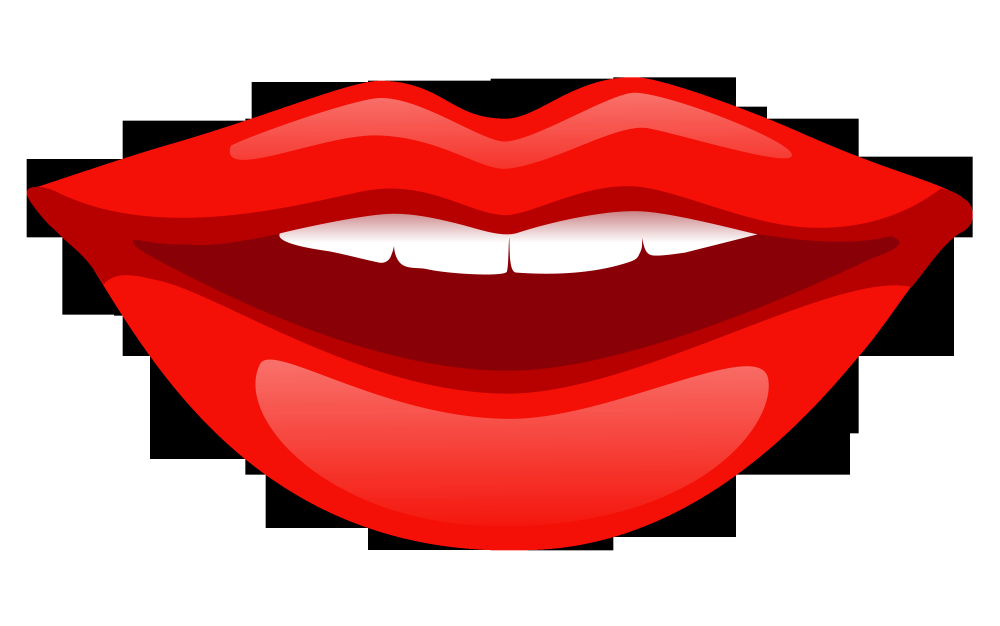
#> input picture images/lips2.png, 3000 x 1878 px (shown at 1/3 size)
$ python snappy_lips.py
#> lines starting #> are read from the running program, lines starting #| are printed output that depends on the picture
#classes and subclasses to import
import cv2
import numpy as np


def blend_transparent(face_img, overlay_t_img):
    # Split out the transparency mask from the colour info
    overlay_img = overlay_t_img[:,:,:3] # Grab the BRG planes
    overlay_mask = overlay_t_img[:,:,3:]  # And the alpha plane

    # Again calculate the inverse mask
    background_mask = 255 - overlay_mask

    # Turn the masks into three channel, so we can use them as weights
    overlay_mask = cv2.cvtColor(overlay_mask, cv2.COLOR_GRAY2BGR)
    background_mask = cv2.cvtColor(background_mask, cv2.COLOR_GRAY2BGR)

    # Create a masked out face image, and masked out overlay
    # We convert the images to floating point in range 0.0 - 1.0
    face_part = (face_img * (1 / 255.0)) * (background_mask * (1 / 255.0))
    overlay_part = (overlay_img * (1 / 255.0)) * (overlay_mask * (1 / 255.0))

    # And finally just add them together, and rescale it back to an 8bit integer image
    return np.uint8(cv2.addWeighted(face_part, 255.0, overlay_part, 255.0, 0.0))


# build our cv2 Cascade Classifiers
face_cascade = cv2.CascadeClassifier("haarcascade_file/haarcascade_frontalface_default.xml")
smile_cascade = cv2.CascadeClassifier("haarcascade_file/haarcascade_smile.xml")

imgMustache = cv2.imread('images/lips2.png',-1)
#> imgMustache is the input picture: shape (1878, 3000, 4); mean B, G, R, A 131.6, 133.8, 219.1, 120.7

cap = cv2.VideoCapture(0)

while True:

    ret, frame = cap.read()
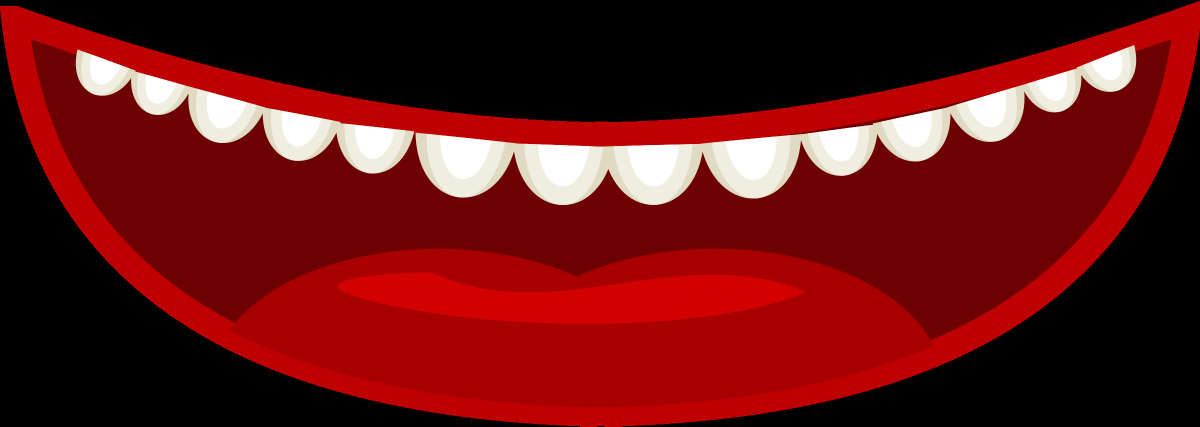
#> input picture images/mouth.jpg, 2400 x 853 px, given in place of the camera (shown at 1/2 size)
#> frame is the input picture: shape (853, 2400, 3); mean B, G, R 18.8, 19.6, 100.3
    gray = cv2.cvtColor(frame, cv2.COLOR_BGR2GRAY)
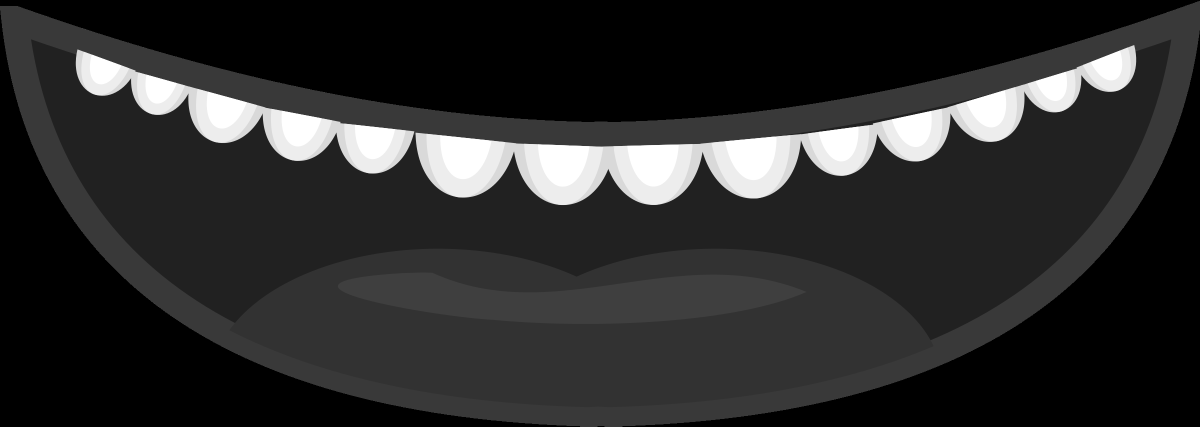
#> gray: shape (853, 2400) (shown at 1/2 size); min 0, max 255, mean 43.8

    faces = face_cascade.detectMultiScale(
        gray,
        scaleFactor=1.1,
        minNeighbors=5,
        minSize=(30, 30),
        flags=cv2.CASCADE_SCALE_IMAGE
    )
#> faces = ()

    for (x, y, w, h) in faces:

        #face = cv2.rectangle(frame,(x,y),(x+w,y+h),(255,0,0),2)

        roi_gray = gray[y:y+h, x:x+w]
        roi_color = frame[y:y+h, x:x+w]

        smile = smile_cascade.detectMultiScale(
            roi_gray,
            scaleFactor= 1.7,
            minNeighbors=22,
            minSize=(25, 25)

            )

        for (nx,ny,nw,nh) in smile:

            cv2.rectangle(roi_color,(nx,ny),(nx+nw,ny+nh),(255,0,0),2)


            mustacheWidth =  0.9 * nw
            mustacheHeight = nh//0.6

            # Center the mustache on the bottom of the nose
            x1 = nx - int(mustacheWidth/2)
            x2 = nx + nw + int(mustacheWidth/2)
            y1 = ny + nh - int(mustacheHeight)
            y2 = ny + nh + int(mustacheHeight)

            # Check for clipping
            if x1 < 0:
                x1 = 0
            if y1 < 0:
                y1 = 0
            if x2 > w:
                x2 = w
            if y2 > h:
                y2 = h

            # Re-calculate the width and height of the mustache image
            mustacheWidth = x2 - x1
            mustacheHeight = y2 - y1

            mustache = cv2.resize(imgMustache, (int(mustacheWidth),int(mustacheHeight)))
            #print(mustache.shape)

            roi = roi_color[y1:y2, x1:x2,:]
            #print(roi.shape)
            roi_bg = blend_transparent(roi, mustache)
            roi_color[y1:y2, x1:x2] = roi_bg

            break
#> this loop made 0 passes

    # Display the resulting frame
    cv2.imshow('Video', frame)

    # press any key to exit
    # NOTE;  x86 systems may need to remove: " 0xFF == ord('q')"
    if cv2.waitKey(1) & 0xFF == ord('q'):
#> (key q is pressed here)
        break


cap.release()
cv2.destroyAllWindows()
